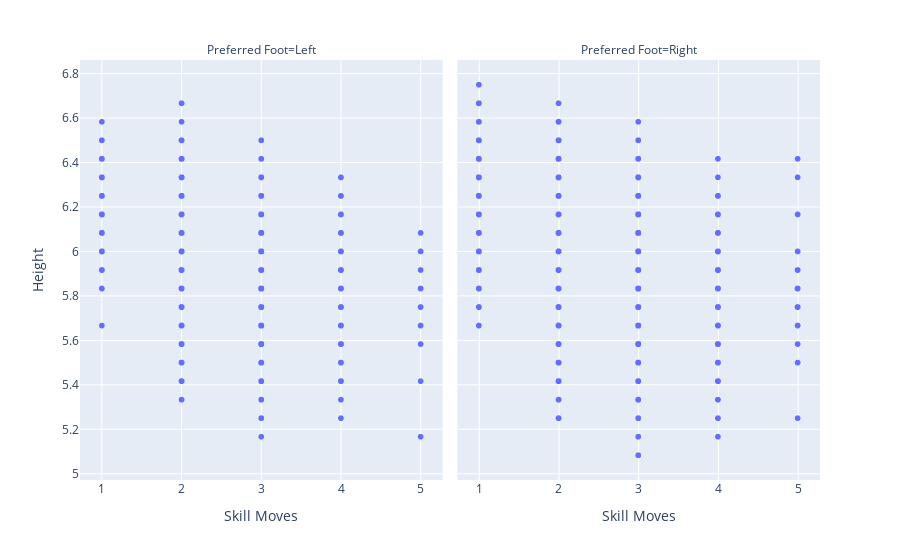

Source (notebook cell):
### Code cell
fig = px.scatter(df, y='Height', x='Skill Moves', facet_col='Preferred Foot')
fig.show()

### Figure 1 — Plotly figure (JSON) as saved in the notebook; plotly's stock layout.template omitted (floating-point values rounded to 4 significant figures; data arrays with more than 128 entries replaced by an {"elided": "..."} marker saying what was removed)
{"data": [{"hovertemplate": "Preferred Foot=Left<br>Skill Moves=%{x}<br>Height=%{y}<extra></extra>", "legendgroup": "", "marker": {"color": "#636efa", "symbol": "circle"}, "mode": "markers", "name": "", "showlegend": false, "type": "scattergl", "x": {"elided": "4211 float values"}, "xaxis": "x", "y": {"elided": "4211 float values"}, "yaxis": "y"}, {"hovertemplate": "Preferred Foot=Right<br>Skill Moves=%{x}<br>Height=%{y}<extra></extra>", "legendgroup": "", "marker": {"color": "#636efa", "symbol": "circle"}, "mode": "markers", "name": "", "showlegend": false, "type": "scattergl", "x": {"elided": "13996 float values"}, "xaxis": "x2", "y": {"elided": "13996 float values"}, "yaxis": "y2"}], "layout": {"annotations": [{"font": {}, "showarrow": false, "text": "Preferred Foot=Left", "x": 0.245, "xanchor": "center", "xref": "paper", "y": 1, "yanchor": "bottom", "yref": "paper"}, {"font": {}, "showarrow": false, "text": "Preferred Foot=Right", "x": 0.755, "xanchor": "center", "xref": "paper", "y": 1, "yanchor": "bottom", "yref": "paper"}], "legend": {"tracegroupgap": 0}, "margin": {"t": 60}, "xaxis": {"anchor": "y", "domain": [0, 0.49], "title": {"text": "Skill Moves"}}, "xaxis2": {"anchor": "y2", "domain": [0.51, 1], "matches": "x", "title": {"text": "Skill Moves"}}, "yaxis": {"anchor": "x", "domain": [0, 1], "title": {"text": "Height"}}, "yaxis2": {"anchor": "x2", "domain": [0, 1], "matches": "y", "showticklabels": false}}}
